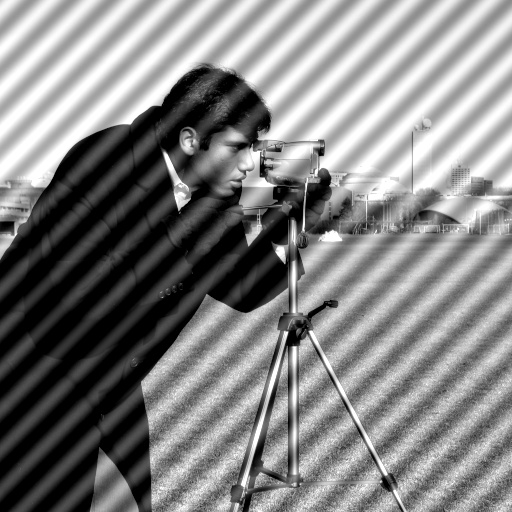
#> input picture img/periodic_noise.jpg, 512 x 512 px
$ jupyter execute main.ipynb
#> lines starting #> are read from the running program, lines starting #| are printed output that depends on the picture; after the words box and inside, x2 and y2 are one past the last pixel; in counts of white or black regions, pixels touching at a corner belong together
# **Laboratorio 2 - Visión por Computadora**

- Paula Barillas - 22764
- Gerardo Pineda - 22880
- Mónica Salvatierra - 22249

Link del repositorio: https://github.com/paulabaal12/LAB2-VCP

## **Task 1**

[cell 1]
import numpy as np
import cv2
import matplotlib.pyplot as plt
import os
from skimage import io, filters, morphology

[cell 2]
img = cv2.imread("img/periodic_noise.jpg", cv2.IMREAD_GRAYSCALE)
#> img is the input picture: shape (512, 512); min 0, max 255, mean 130.2
if img is None:
    raise FileNotFoundError("No se encontró la imagen.")

plt.figure(figsize=(6,6))
plt.imshow(img, cmap="gray")
plt.title("Imagen original")
plt.axis("off")
plt.show()

### **DFT + desplazar componente DC al centro**

[cell 3]
img_f = img.astype(np.float32)


F = np.fft.fft2(img_f)
Fshift = np.fft.fftshift(F)

### **Espectro de magnitud**

[cell 4]
mag_log = np.log1p(np.abs(Fshift))

plt.figure(figsize=(6,6))
plt.imshow(mag_log, cmap="gray")
plt.title("Espectro de magnitud (log)")
plt.axis("off")
plt.show()

### **Picos de energía que no contribuyen a la información natural de la imagen**

[cell 5]
h, w = mag_log.shape
#> h = 512; w = 512
cy, cx = h//2, w//2
#> cy = 256; cx = 256

safe = mag_log.copy()

# Quitar centro
Y, X = np.ogrid[:h, :w]
#> Y = 512 values from 0 to 511
r0 = int(0.06 * min(h, w))
#> r0 = 30
safe[(Y-cy)**2 + (X-cx)**2 <= r0**2] = 0
#> safe: shape (512, 512) float64; min 0, max 12.31, mean 8.14

# Quitar cruz
band = 10
safe[:, cx-band:cx+band] = 0
#> safe: shape (512, 512) float64; min 0, max 12.31, mean 7.83
safe[cy-band:cy+band, :] = 0
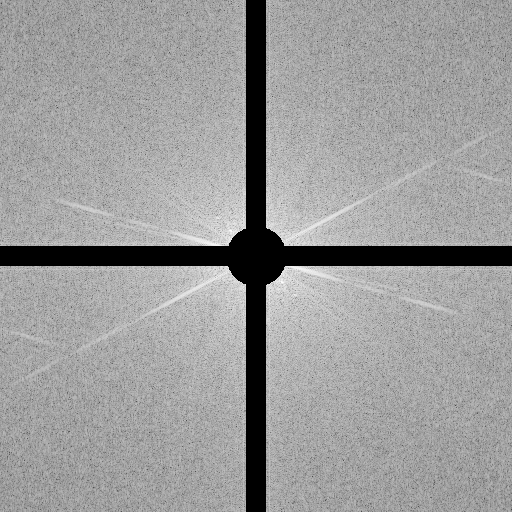
#> safe: shape (512, 512) float64; min 0, max 12.31, mean 7.51; drawn with min black and max white

# Tomar 10 más brillantes
N = 10
flat_indices = np.argpartition(safe.ravel(), -N)[-N:]
#> flat_indices = [125658, 136998, 144153, 125141, 118503, 137515, 144665, 117990, 117991, 144666]
coords = np.column_stack(np.unravel_index(flat_indices, safe.shape))
#> coords = [[245, 218], [267, 294], [281, 281], [244, 213], [231, 231], [268, 299], [282, 281], [230, 230], [230, 231], [282, 282]]

# Ordenar por intensidad
coords = sorted(coords, key=lambda c: safe[c[0], c[1]], reverse=True)
#> coords = [[230, 230], [282, 282], [282, 281], [230, 231], [281, 281], [231, 231], [244, 213], [268, 299], [245, 218], [267, 294]]

# Nos quedaremos con los 2 más fuertes
peaks = np.array(coords[:2])
#> peaks = [[230, 230], [282, 282]]

print("Picos usados:", peaks)
#| Picos usados: [[230 230]
#|  [282 282]]

[cell 6]
view = cv2.normalize(mag_log, None, 0, 255, cv2.NORM_MINMAX).astype(np.uint8)
view = cv2.cvtColor(view, cv2.COLOR_GRAY2BGR)
#> view: shape (512, 512, 3)

for py, px in peaks:
    cv2.circle(view, (px, py), 10, (0,255,0), 2)
#> this loop made 2 passes
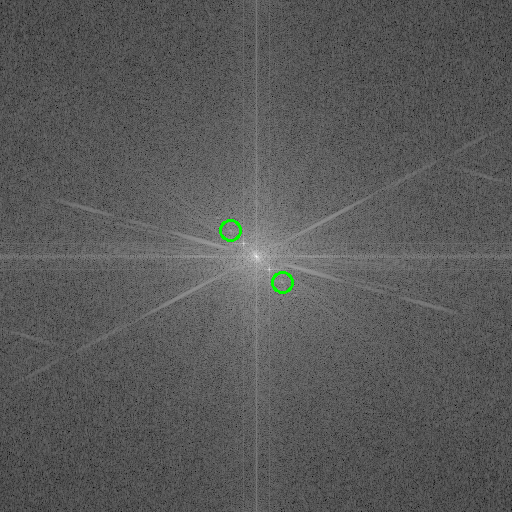
#> view: shape (512, 512, 3); mean B, G, R 89.1, 89.4, 89.1

plt.figure(figsize=(7,7))
plt.imshow(view[..., ::-1])
plt.title("Picos detectados")
plt.axis("off")
plt.show()

### **Máscara Notch Filter**
Bloqueamos específicamente los picos de frecuencia detectados, pero preservamos el componente DC.

[cell 7]
H = np.ones((h, w), dtype=np.float32)
radius = 24

Y, X = np.ogrid[:h, :w]

for py, px in peaks:
    sy, sx = 2*cy - py, 2*cx - px

    H[(Y-py)**2 + (X-px)**2 <= radius**2] = 0
    H[(Y-sy)**2 + (X-sx)**2 <= radius**2] = 0
#> this loop made 2 passes
#> (py, px, sy, sx) on passes 1 to 2: (230, 230, 282, 282), (282, 282, 230, 230)
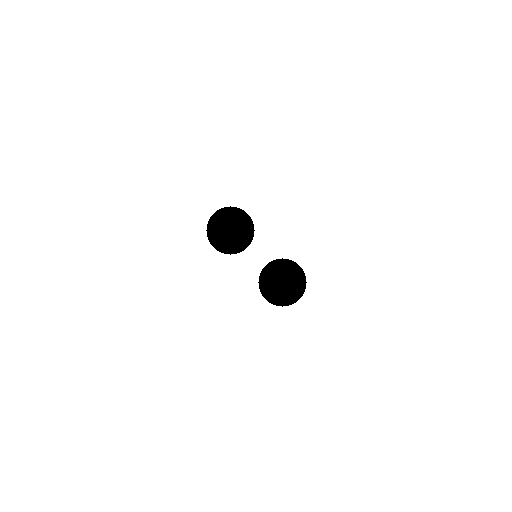
#> H: shape (512, 512) float32; values 0 (black) and 1 (white), 98.6% white; 2 black regions, box (x1, y1, x2, y2) and area: (206, 206, 255, 255) 1793, (258, 258, 307, 307) 1793

### **Aplicación Notch Filter e IDFT**

[cell 8]
F_filtered = Fshift * H

img_back = np.fft.ifft2(np.fft.ifftshift(F_filtered))
img_back = np.real(img_back)

img_back = cv2.normalize(img_back, None, 0, 255, cv2.NORM_MINMAX)
img_back = img_back.astype(np.uint8)

plt.figure(figsize=(12,5))
plt.subplot(1,2,1)
plt.imshow(img, cmap="gray")
plt.title("Original")
plt.axis("off")

plt.subplot(1,2,2)
plt.imshow(img_back, cmap="gray")
plt.title("Restaurada (Notch)")
plt.axis("off")
plt.show()

### **Por qué un filtro de promedio (average filter) de 5x5 en el dominio espacial hibiera sido una mala solución para este problema específico.**

Consideramos que hubiera sido una mala solución debido a que nos se podría distiguir enter el ruido y los detalles, ya que basicamente los emparejaría y al querer promediarlo con cada píxel con sus vecinos solo estaría bajando un poco el contraste de las rayas diagonales sin eliminarlas. Debido a esto, estaría borrando los bordes o texturas, por ejemplo del trípode, la silueta de la persona o detalles del fondo se verían con menor calidad.

Consideramos que sería como difuminar toda la foto con un desenfoque pequeño, ya que si se aumenta el tamaño del filtro para eliminar las rayas, en este caso se volvería más borrosa y los contornos se perderían. El filtro notch en frecuencia atacaría solo las frecuencias donde vive el ruido sinusoidal y deja casi intactos los detalles reales de la imagen donde hay mejor contraste evitando que haya saturación o que se omitan los detalles.

## **Task 2**

[cell 9]
img = io.imread("img/fingerprint_noisy.png")
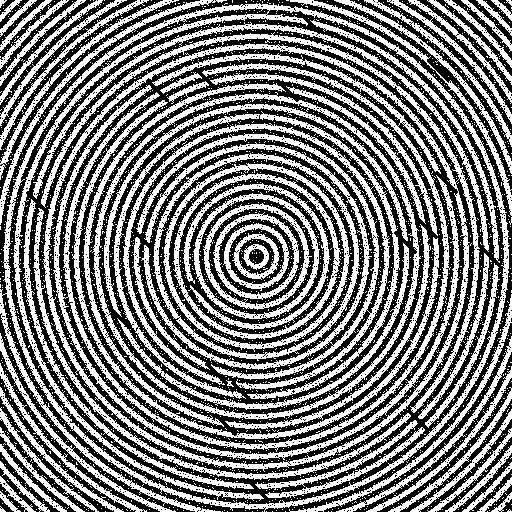
#> input picture img/fingerprint_noisy.png, 512 x 512 px
#> img: shape (512, 512); 49.2% white; 3273 white regions (3200 under 20 px), largest, box (x1, y1, x2, y2) and area: (113, 111, 400, 399) 14240, (0, 3, 510, 512) 13003, (53, 53, 460, 460) 11482

Nos aseguramos que la imagen sea binaria

[cell 10]
t = filters.threshold_otsu(img)
#> t = 0
bin_img = img > t

Elección de operaciones morfológicas

[cell 11]
# Apertura para quitar puntitos blancos
selem_open = morphology.disk(1)

# Cierre para conectar grietas pequeñas en crestas
selem_close = morphology.disk(2)

# eliminar ruido blanco
step2 = morphology.opening(bin_img, selem_open)
#> step2: shape (512, 512) bool; 42.4% white; 239 white regions (13 under 20 px), largest, box (x1, y1, x2, y2) and area: (43, 132, 451, 470) 3139, (175, 133, 379, 380) 2249, (104, 104, 408, 314) 2188

# conectar grietas
final_img = morphology.closing(step2, selem_close)
#> final_img: shape (512, 512) bool; 45.1% white; 100 white regions (5 under 20 px), largest, box (x1, y1, x2, y2) and area: (3, 3, 509, 510) 7178, (43, 43, 469, 470) 6045, (93, 93, 420, 420) 4457

Mostrar operación original

[cell 12]
fig, ax = plt.subplots(1, 3, figsize=(15, 5))
ax[0].imshow(bin_img, cmap="gray")
ax[0].set_title("Original (binaria)")
ax[0].axis("off")

ax[1].imshow(step2, cmap="gray")
ax[1].set_title("Apertura (quita ruido sal)")
ax[1].axis("off")

ax[2].imshow(final_img, cmap="gray")
ax[2].set_title("Cierre (conecta grietas)")
ax[2].axis("off")

plt.tight_layout()
plt.show()

Mostrar operación inversa

[cell 13]
inv_step2 = morphology.closing(bin_img, selem_close)
#> inv_step2: shape (512, 512) bool; 68.9% white; 1522 black regions (285 under 20 px), largest, box (x1, y1, x2, y2) and area: (416, 376, 494, 469) 535, (205, 359, 257, 405) 515, (391, 388, 436, 435) 511
inv_final = morphology.opening(inv_step2, selem_open)
#> inv_final: shape (512, 512) bool; 68% white; 1232 black regions (208 under 20 px), largest, box (x1, y1, x2, y2) and area: (388, 379, 436, 439) 698, (111, 74, 172, 127) 601, (416, 376, 494, 469) 563

fig, ax = plt.subplots(1, 3, figsize=(15, 5))
ax[0].imshow(bin_img, cmap="gray")
ax[0].set_title("Original (binaria)")
ax[0].axis("off")

ax[1].imshow(inv_step2, cmap="gray")
ax[1].set_title("Orden inverso - Cierre")
ax[1].axis("off")

ax[2].imshow(inv_final, cmap="gray")
ax[2].set_title("Orden inverso - Apertura")
ax[2].axis("off")

plt.tight_layout()
plt.show()

**¿El orden de los factores altera el producto? Explique qué hubiera pasado si hubiera
aplicado las operaciones en orden inverso y demuéstrelo con un ejemplo visual en el notebook.**

- El orden de las operaciones morfólogicas alteran el resultado final. En este caso, las operaciones de apertura y cierre no son conmutativas, por lo que el resultado se ve afectando por el orden en el que se aplican (tal como se observa en las imagenes generadas arriba).

    En el caso de la primera fila, la apertura sirve para eliminar el ruido sal, sin afectar de manera significativa la estructura de las crestas. Posteriormente, el cierre rellena las grietas y conecta discontinuidades en las crestas, de tal manera que pueda generar una imagen mucho más limpia.

    Por otro lado, en la segunda fila se observa que en el cierre, se engrosan un poco las crestas e integra cierto ruido blanco a la estructura principal. Luego, la apertura eliminar detalles finos o romper conexiones delgadas que el cierre acababa de formar, generando una imagen más fragmentada y menos uniforme.

    El orden inverso produce una textura más discontinua y menos limpia que el orden correcto. Por lo tanto, el orden de aplicación sí influye directamente en la calidad del resultado final.

## **Task 3**

[cell 14]
import cv2
import numpy as np
import matplotlib.pyplot as plt

def show(img, title="", cmap="gray"):
    plt.figure(figsize=(6,6))
    plt.imshow(img, cmap=cmap)
    plt.title(title)
    plt.axis("off")
    plt.show()

img = cv2.imread("img/image.png", cv2.IMREAD_GRAYSCALE)
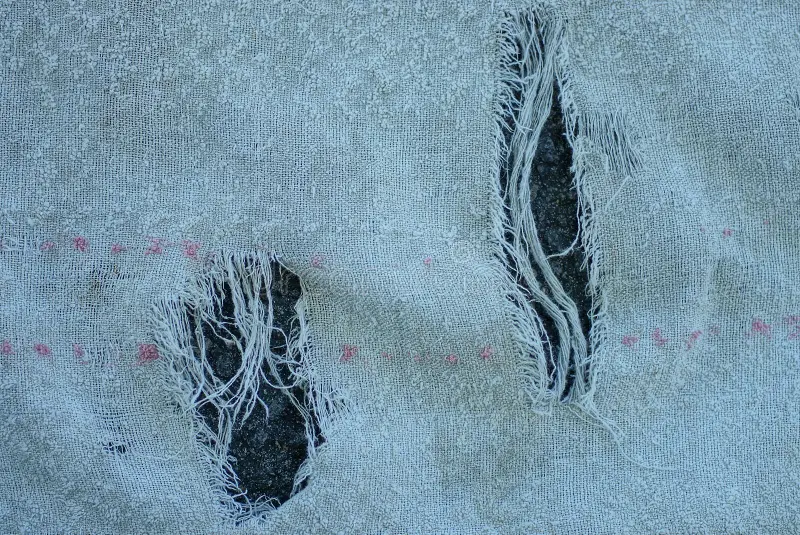
#> input picture img/image.png, 800 x 535 px
#> img: shape (535, 800); min 0, max 228, mean 141.2
if img is None:
    raise FileNotFoundError("No pude leer la imagen. Revisa PATH.")

img_f = img.astype(np.float32) / 255.0
#> img_f: shape (535, 800) float32
show(img, "Original (grises)")

[cell 15]
#FFT
F = np.fft.fft2(img_f)
Fshift = np.fft.fftshift(F)
mag = np.log1p(np.abs(Fshift))

show(mag, "Magnitud del espectro (log)")

[cell 16]
# FFT
h, w = img.shape
#> h = 535; w = 800
cy, cx = h // 2, w // 2
#> cy = 267; cx = 400
Y, X = np.ogrid[:h, :w]
#> Y = 535 values from 0 to 534
dist2 = (Y - cy) ** 2 + (X - cx) ** 2

r = int(0.10 * min(h, w))
lowpass = (dist2 <= r * r).astype(np.float32)

use_notch = True
notch = np.ones((h, w), np.float32)

if use_notch:
    center_exclusion = int(0.05 * min(h, w))
    safe = mag.copy()
    safe[dist2 < center_exclusion**2] = 0
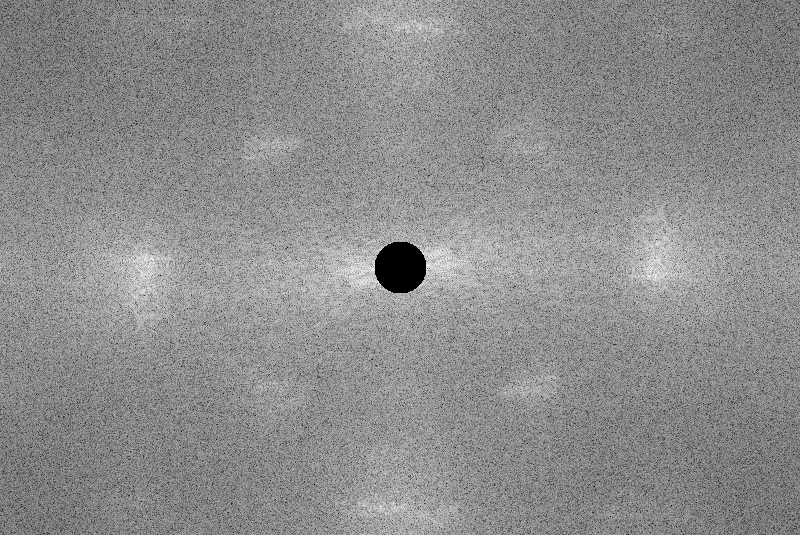
#> safe: shape (535, 800) float64; min 0, max 6.91, mean 3.83; drawn with min black and max white

    thr = np.percentile(safe, 99.7)
#> thr = 5.78
    peaks = np.argwhere(safe > thr)
#> peaks = 1284 pairs, first value 19 to 515, second value 117 to 683
    notch_radius = max(3, int(0.01 * min(h, w)))

    for (py, px) in peaks:
        cv2.circle(notch, (int(px), int(py)), notch_radius, 0, -1)
        sy = int(2 * cy - py)
        sx = int(2 * cx - px)
        if 0 <= sy < h and 0 <= sx < w:
            cv2.circle(notch, (sx, sy), notch_radius, 0, -1)
#> this loop made 1284 passes
#> (py, px, sy, sx) on passes 1 to 3: (19, 425, 515, 375), (24, 401, 510, 399), (25, 416, 509, 384)
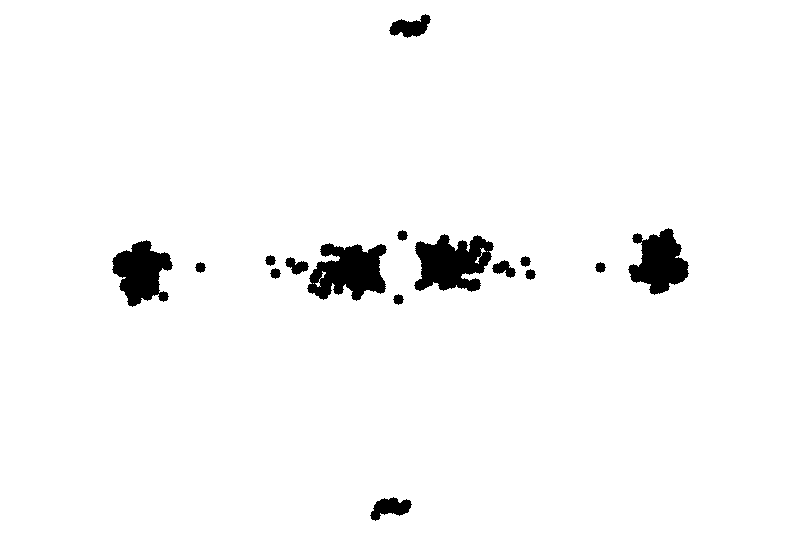
#> notch: shape (535, 800) float32; values 0 (black) and 1 (white), 96.9% white; 16 black regions, largest, box (x1, y1, x2, y2) and area: (414, 234, 494, 292) 3057, (307, 243, 387, 301) 3057, (628, 228, 689, 295) 2452

H = lowpass * notch
#> H: shape (535, 800) float32; values 0 (black) and 1 (white), 1.3% white; 1 white region, box (x1, y1, x2, y2) and area: (352, 214, 449, 321) 5573

show(lowpass, f"Lowpass (r={r})")
#> lowpass: shape (535, 800) float32; values 0 (black) and 1 (white), 2.1% white; 1 white region, box (x1, y1, x2, y2) and area: (347, 214, 454, 321) 8809
show(notch, "Notch mask (1=deja pasar, 0=suprime)")
show(H, "Filtro final H")

[cell 17]
#Threshold
F_filt = Fshift * H
img_smooth = np.fft.ifft2(np.fft.ifftshift(F_filt))
img_smooth = np.real(img_smooth)

img_smooth = (img_smooth - img_smooth.min()) / (img_smooth.max() - img_smooth.min() + 1e-9)

residual = img_f - img_smooth
residual = (residual - residual.min()) / (residual.max() - residual.min() + 1e-9)

show(img_smooth, "Imagen suavizada (textura suprimida)")
show(residual, "Residual (donde debería resaltar la rasgadura)")

[cell 18]
res8 = (residual * 255).astype(np.uint8)

invert = False

if not invert:
    _, mask0 = cv2.threshold(res8, 0, 255, cv2.THRESH_BINARY + cv2.THRESH_OTSU)
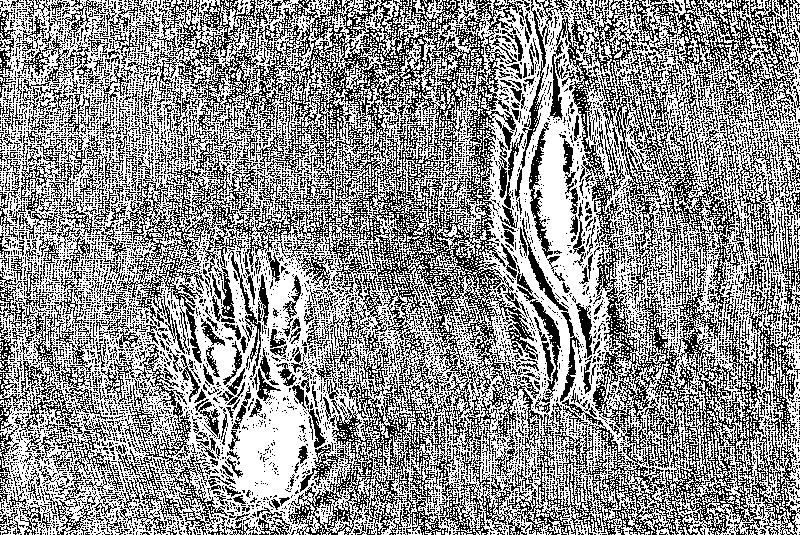
#> mask0: shape (535, 800); 57.1% white; black in thin lines or dots
else:
    _, mask0 = cv2.threshold(res8, 0, 255, cv2.THRESH_BINARY_INV + cv2.THRESH_OTSU)

show(mask0, "Máscara preliminar (Otsu)")

[cell 19]
k1 = cv2.getStructuringElement(cv2.MORPH_ELLIPSE, (5, 5))
#> k1 = [[0, 0, 1, 0, 0], [1, 1, 1, 1, 1], [1, 1, 1, 1, 1], [1, 1, 1, 1, 1], [0, 0, 1, 0, 0]]
k2 = cv2.getStructuringElement(cv2.MORPH_ELLIPSE, (9, 9))

mask = cv2.morphologyEx(mask0, cv2.MORPH_OPEN, k1, iterations=1)
#> mask: shape (535, 800); 6.2% white; 269 white regions (121 under 20 px), largest, box (x1, y1, x2, y2) and area: (233, 358, 315, 499) 5780, (538, 120, 590, 306) 3984, (512, 249, 570, 398) 1493
mask = cv2.morphologyEx(mask, cv2.MORPH_CLOSE, k2, iterations=2)
#> mask: shape (535, 800); 11.2% white; 108 white regions (60 under 20 px), largest, box (x1, y1, x2, y2) and area: (490, 9, 608, 405) 23736, (157, 256, 333, 523) 20790, (83, 43, 103, 69) 188

show(mask, "Post morfología (open+close)")

[cell 20]
# Fill holes
flood = mask.copy()
h2, w2 = mask.shape
cv2.floodFill(flood, np.zeros((h2 + 2, w2 + 2), np.uint8), (0, 0), 255)
#> flood: shape (535, 800); 99.3% white; 7 black regions, largest, box (x1, y1, x2, y2) and area: (247, 348, 274, 394) 815, (223, 375, 253, 410) 746, (244, 308, 268, 331) 433
holes = cv2.bitwise_not(flood)
mask_filled = cv2.bitwise_or(mask, holes)
#> mask_filled: shape (535, 800); 11.9% white; 108 white regions (60 under 20 px), largest, box (x1, y1, x2, y2) and area: (490, 9, 608, 405) 24559, (157, 256, 333, 523) 23106, (83, 43, 103, 69) 188

show(mask_filled, "relleno")

[cell 21]
# Componente conectado más grande
num_labels, labels, stats, _ = cv2.connectedComponentsWithStats(mask_filled, connectivity=8)
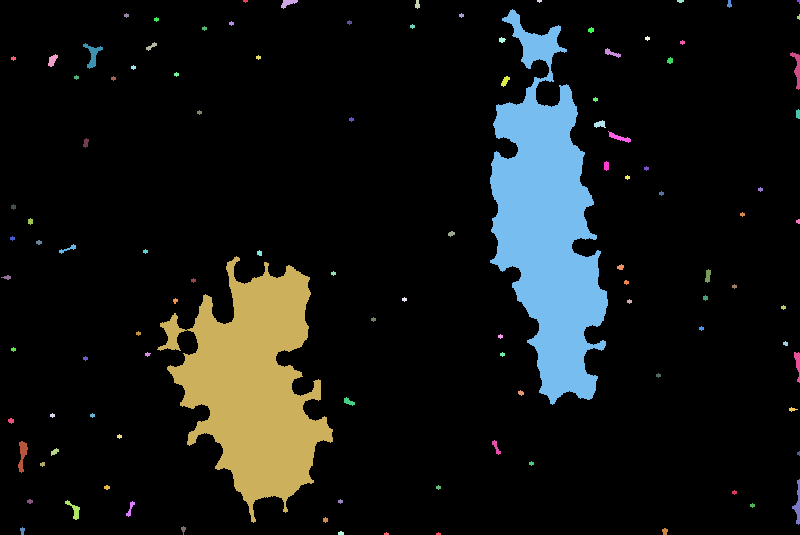
#> labels: shape (535, 800) int32; 109 distinct labels, from 0 to 108; one colour per label, 0 black
#> num_labels = 109; stats = 109 rows, first 6: [0, 0, 800, 535, 376958], [243, 0, 5, 3, 11], [281, 0, 17, 9, 81], [415, 0, 5, 9, 33], [537, 0, 5, 3, 11], [677, 0, 7, 3, 17]
if num_labels > 1:
    largest = 1 + np.argmax(stats[1:, cv2.CC_STAT_AREA])
#> largest = 8
    final_mask = np.where(labels == largest, 255, 0).astype(np.uint8)
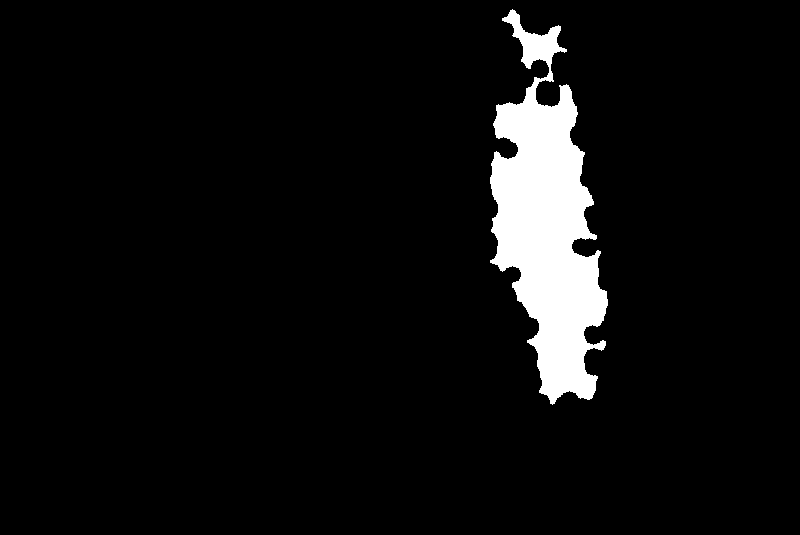
#> final_mask: shape (535, 800); 5.7% white; 1 white region, box (x1, y1, x2, y2) and area: (490, 9, 608, 405) 24559
else:
    final_mask = mask_filled

show(final_mask, "MÁSCARA FINAL (rasgadura blanca, fondo negro)")
